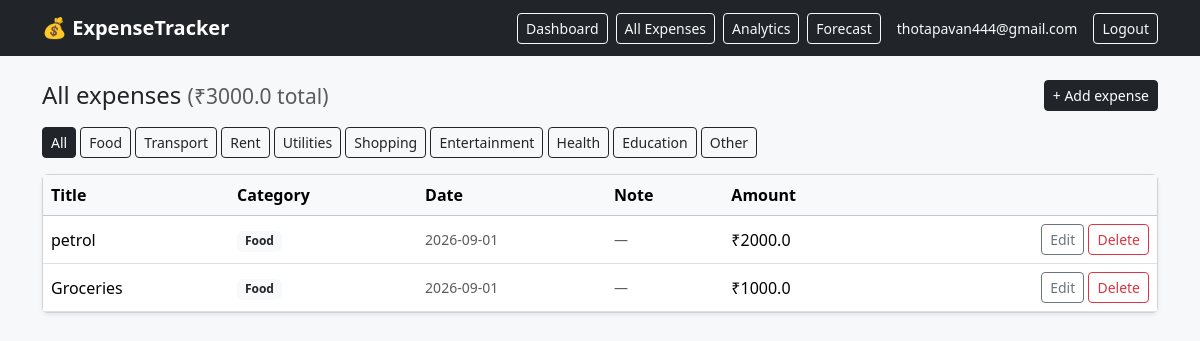
The page /expenses (signed in) on the database as committed earlier.
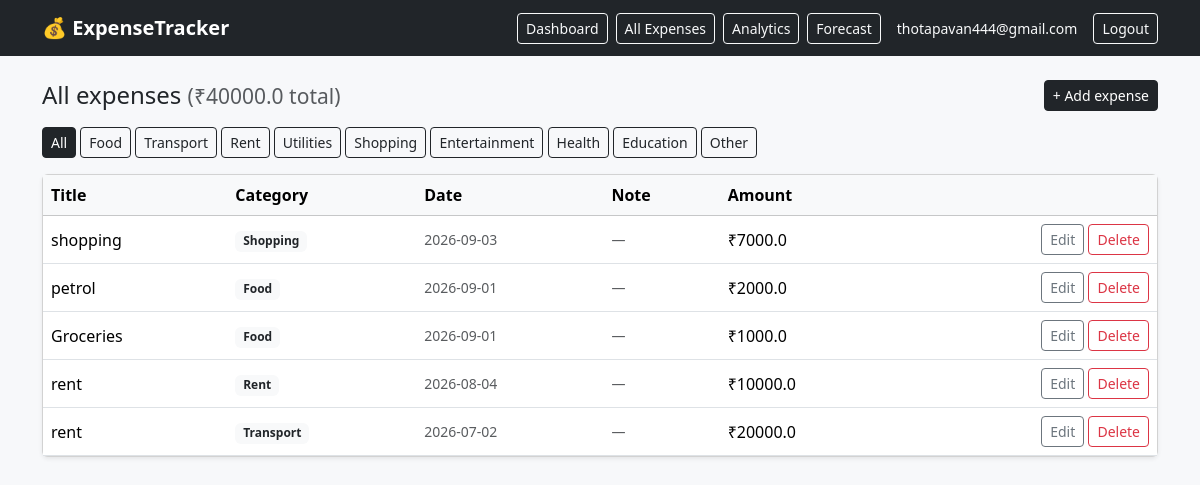
The same page on the database as committed later.
### models.py (models this page shows)
class Expense(db.Model):
    id = db.Column(db.Integer, primary_key=True)
    user_id = db.Column(db.Integer, db.ForeignKey("user.id"), nullable=False)
    title = db.Column(db.String(120), nullable=False)
    amount = db.Column(db.Float, nullable=False)
    category = db.Column(db.String(50), default="Other")
    note = db.Column(db.String(255), default="")
    expense_date = db.Column(db.Date, default=date.today)
    created_at = db.Column(db.Date, default=date.today)

### app.py (the view)
    @app.route("/expenses")
    @login_required
    def list_expenses():
        category_filter = request.args.get("category", "")
        query = Expense.query.filter_by(user_id=current_user.id)
        if category_filter:
            query = query.filter_by(category=category_filter)
        expenses = query.order_by(Expense.expense_date.desc(), Expense.id.desc()).all()
        total = round(sum(e.amount for e in expenses), 2)
        return render_template(
            "expenses.html", expenses=expenses, total=total,
            categories=CATEGORIES, active_category=category_filter
        )

### templates/expenses.html (shortened to what this page needs)
{% extends "base.html" %}
{% block content %}
<div class="d-flex justify-content-between align-items-center mb-3">
  <h4 class="mb-0">All expenses <span class="text-muted small">(₹{{ total }} total)</span></h4>
  <a href="{{ url_for('add_expense') }}" class="btn btn-dark btn-sm">+ Add expense</a>
</div>
<div class="mb-3">
  <a href="{{ url_for('list_expenses') }}" class="btn btn-sm {{ 'btn-dark' if not active_category else 'btn-outline-dark' }}">All</a>
  {% for c in categories %}
    <a href="{{ url_for('list_expenses', category=c) }}"
       class="btn btn-sm {{ 'btn-dark' if active_category == c else 'btn-outline-dark' }}">{{ c }}</a>
  {% endfor %}
</div>
<div class="card shadow-sm">
  <div class="table-responsive">
    <table class="table table-hover align-middle mb-0">
      <thead class="table-light">
        <tr><th>Title</th><th>Category</th><th>Date</th><th>Note</th><th>Amount</th><th></th></tr>
      </thead>
      <tbody>
        {% for e in expenses %}
        <tr>
          <td>{{ e.title }}</td>
          <td><span class="badge bg-light text-dark">{{ e.category }}</span></td>
          <td class="small text-muted">{{ e.expense_date }}</td>
          <td class="small text-muted">{{ e.note or '—' }}</td>
          <td>₹{{ e.amount }}</td>
          <td class="text-end">
            <a href="{{ url_for('edit_expense', expense_id=e.id) }}" class="btn btn-sm btn-outline-secondary">Edit</a>
            <form method="POST" action="{{ url_for('delete_expense', expense_id=e.id) }}" class="d-inline"
                  onsubmit="return confirm('Delete {{ e.title }}?');">
              <button class="btn btn-sm btn-outline-danger">Delete</button>
            </form>
          </td>
        </tr>
        {% else %}
        <tr><td colspan="6" class="text-center text-muted py-4">No expenses found.</td></tr>
        {% endfor %}
      </tbody>
    </table>
  </div>
</div>
{% endblock %}

Rows that differ between the two databases and show on the page:
added Expense: title "shopping", category "Shopping", expense_date "2026-09-03", note "—", amount "7000.0"
added Expense: title "rent", category "Rent", expense_date "2026-08-04", note "—", amount "10000.0"
added Expense: title "rent", category "Transport", expense_date "2026-07-02", note "—", amount "20000.0"
Other text that changed with them:
{{ total }}: "3000.0" → "40000.0"
